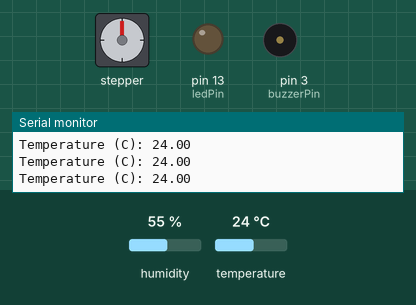
This sketch was run on a simulated Arduino Uno, built with avr-gcc and run on an emulated ATmega328P. Shown: stepper motor, output pins drawn as LEDs (lit = HIGH), buzzer (waves = sounding), the last lines printed to the serial monitor. The inputs (shaded band) are chosen by the test bench; at power-on: temperature 24 °C, humidity 55 %. Stepper angles assume 2048 steps per turn.

Above: at 3.1 s.
3.2 s: temperature set to 28 °C
At 4.48 s:
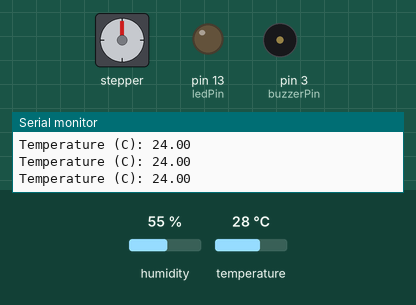
6.7 s: temperature set to 30 °C
At 12.55 s:
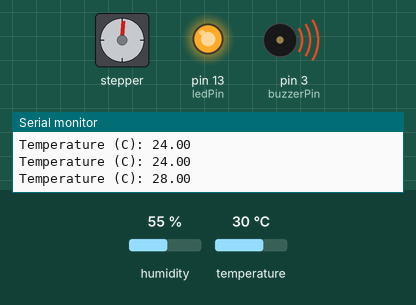
17.3 s: temperature set to 12 °C
At 17.84 s:
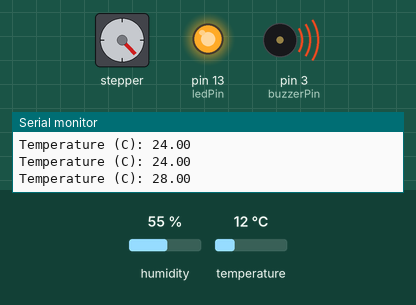
Timing chart, 0 to 21.9 s (numbered marks = the images above; inputs shaded):
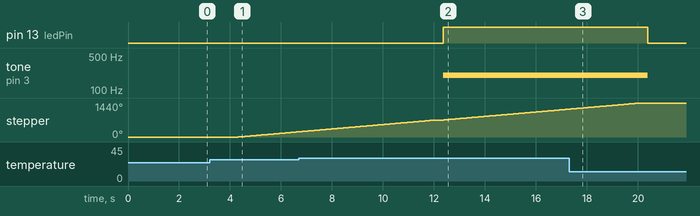

Measured:
- the behaviour switches between 28 and 29 °C on temperature (found by bisection; images 1 and 2)
- after the input at 3.2 s, stepper: keeps turning clockwise at about 93°/s, starting after 1.1 s
- after the input at 6.7 s, pin 13 (ledPin): LOW → HIGH after 5.7 s; tone on pin 3 (buzzerPin): silent → 200 Hz after 5.7 s
- after the input at 17.3 s, pin 13 (ledPin): HIGH → LOW after 3.1 s; tone on pin 3 (buzzerPin): 200 Hz → silent after 3.1 s; stepper: goes on until 20.1 s, then stays 1440°

The sketch:

Prototype01.ino
```cpp
#include <DHT.h>
#include <Stepper.h>

//declaração dos pinos conectados
const int DHTPIN = A0;
const int DHTTYPE = DHT11;
const int buzzerPin = 3;
const int ledPin = 13;
const int e1 = 8;
const int e2 = 9;
const int e3 = 10;
const int e4 = 11;
const int passos = 64;
float temperatura = 0;

//Contagem de passos do motor
Stepper mp(passos, e1, e3, e2, e4);

DHT dht(DHTPIN, DHTTYPE);

void setup() {
  //Inicializa a comunicação serial
  Serial.begin(9600);
  //Inicializa o sensor DHT11
  dht.begin();
  //Declara a velocidade do motor de passo
  mp.setSpeed(500);
  // Define o pino do buzzer como saída
  pinMode(buzzerPin, OUTPUT);
  // Define o pino do led como saída
  pinMode(ledPin, OUTPUT);
}

//Faz o DHT11 ler a temperatura
float lerTemperatura() {
  float temperature = dht.readTemperature();
  return temperature;
}

//Função de controle do led e do buzzer
void controlarBuzzerELED() {
delay(250);
// Verifica se a temperatura é maior que 28 graus
temperatura = lerTemperatura();
 if (temperatura > 28.0) {
    tone(buzzerPin, 200); // liga o buzzer
    digitalWrite(ledPin, HIGH); // Acende o LED
  } else {
    noTone(buzzerPin);// desliga o buzzer
    digitalWrite(ledPin, LOW); // apaga o LED
  }
}

//Função de controle do motor
void controlarMotor(float temperatura) {
// Verifica se a temperatura é maior que 27 graus
  if (temperatura > 27.0) {
    for (int i = 0; i < passos; i++){
      mp.step(passos);// liga o motor
    }
  } else {
    mp.step(0);// desliga o motor
  }
}

//chama as funções do motor, do buzzer e do led
void loop() {
  controlarBuzzerELED();
  controlarMotor(temperatura);
  Serial.print("Temperature (C): ");
  Serial.println(temperatura); //imprime a temperatura no monitor serial
}
```
